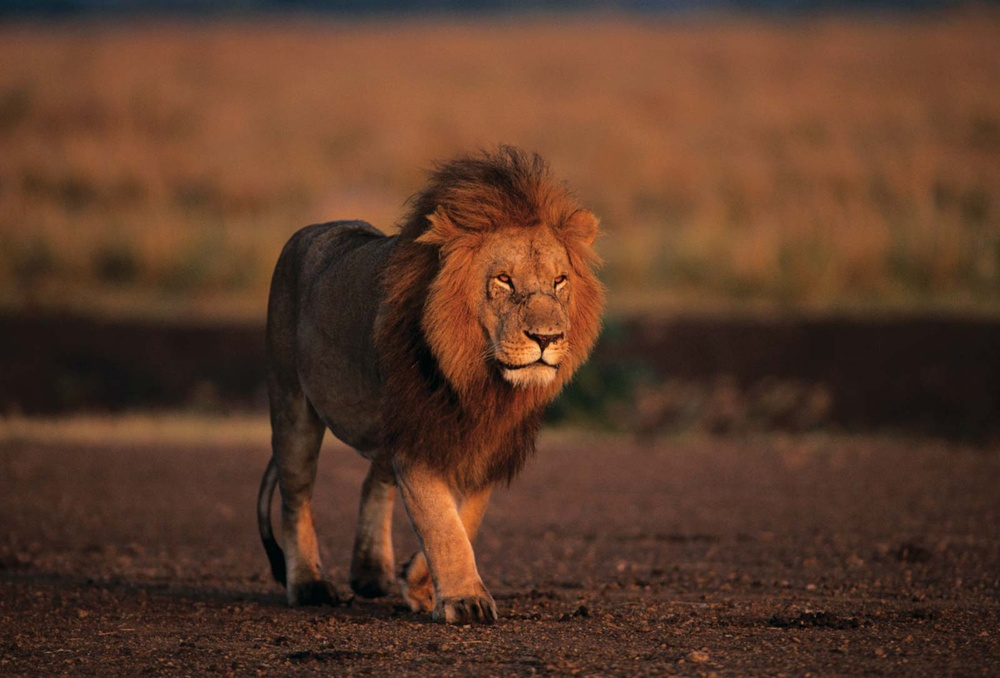
#> input picture LGMVIP Beginner Tasks/Task-4/lion.jpg, 1000 x 678 px, shrunk from 1600 x 1085 before the run
$ jupyter execute --allow-errors 'LGMVIP Beginner Task-4 Pencil Sketch using Python.ipynb'
#> lines starting #> are read from the running program, lines starting #| are printed output that depends on the picture
# LGMVIP-January

## Beginner Task-4: Pencil Sketch using Python

### Shreyas S

We need to read the image in RBG format and then convert it to a grayscale image. This will turn an image into a classic black and white photo. Then the next thing to do is invert the grayscale image also called negative image, this will be our inverted grayscale image. Inversion can be used to enhance details. Then we can finally create the pencil sketch by mixing the grayscale image with the inverted blurry image. This can be done by dividing the grayscale image by the inverted blurry image

[cell 1]
#Importing required libraries
import cv2
import matplotlib.pyplot as plt

[cell 2]
#Reading image
img=cv2.imread("lion.jpg")
#> img is the input picture: shape (678, 1000, 3); mean B, G, R 41.1, 59.1, 91.7

img1=cv2.cvtColor(img, cv2.COLOR_BGR2RGB)

### Displaying Original Image

[cell 3]
plt.imshow(img1)

### Converting the image to grayscale

[cell 4]
gray_img=cv2.cvtColor(img1, cv2.COLOR_BGR2GRAY)
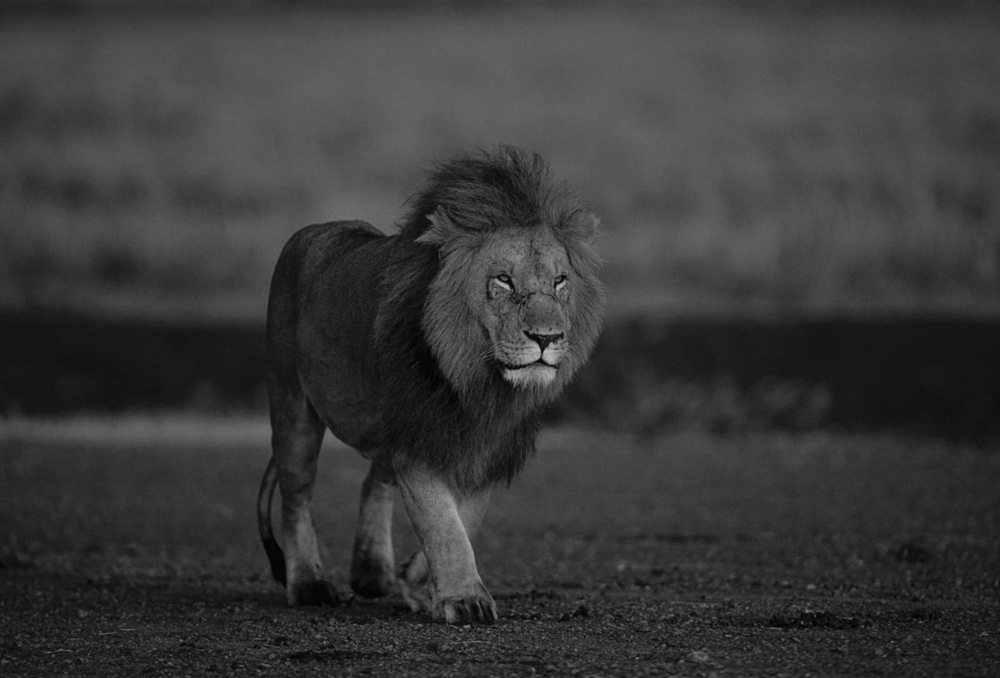
#> gray_img: shape (678, 1000); min 0, max 185, mean 57.5

gray_img1=cv2.cvtColor(gray_img, cv2.COLOR_BGR2RGB)

[cell 5]
plt.imshow(gray_img1)

### Inverting the Image

[cell 6]
inv_img=255-gray_img1
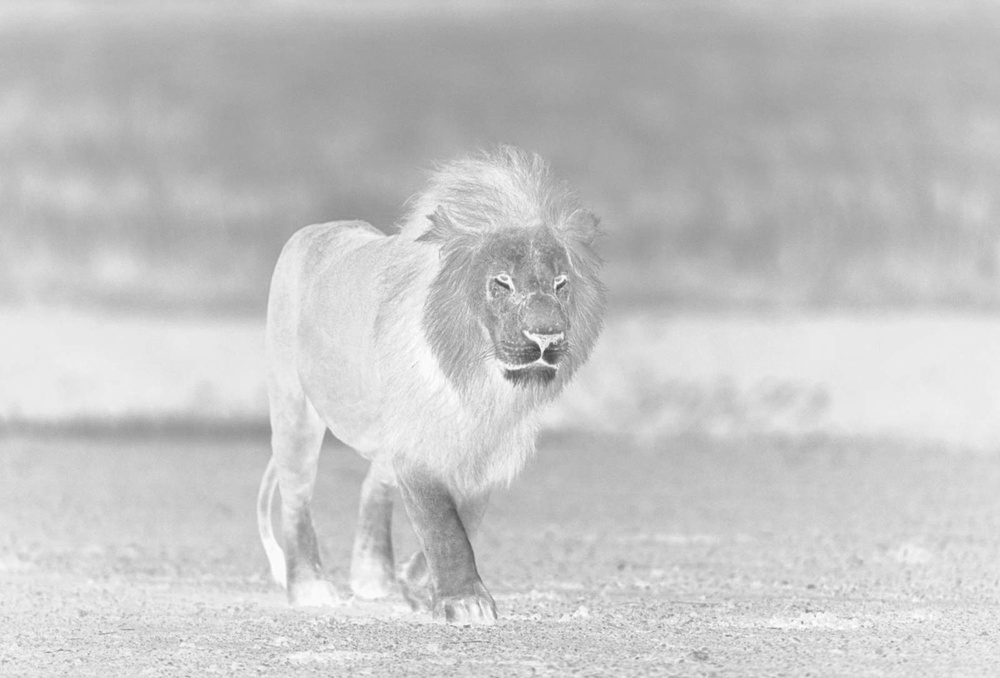
#> inv_img: shape (678, 1000, 3); min 70, max 255, mean 197.5

inv_img1=cv2.cvtColor(inv_img, cv2.COLOR_BGR2RGB)
